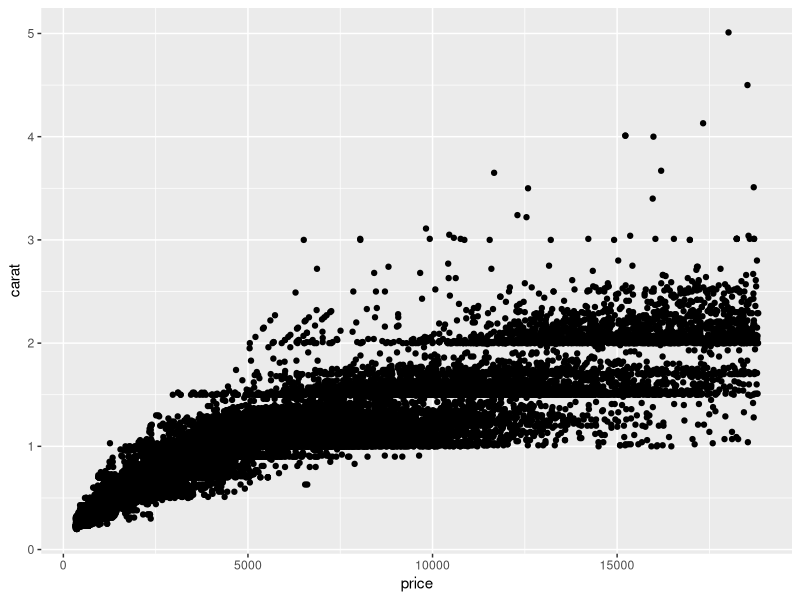
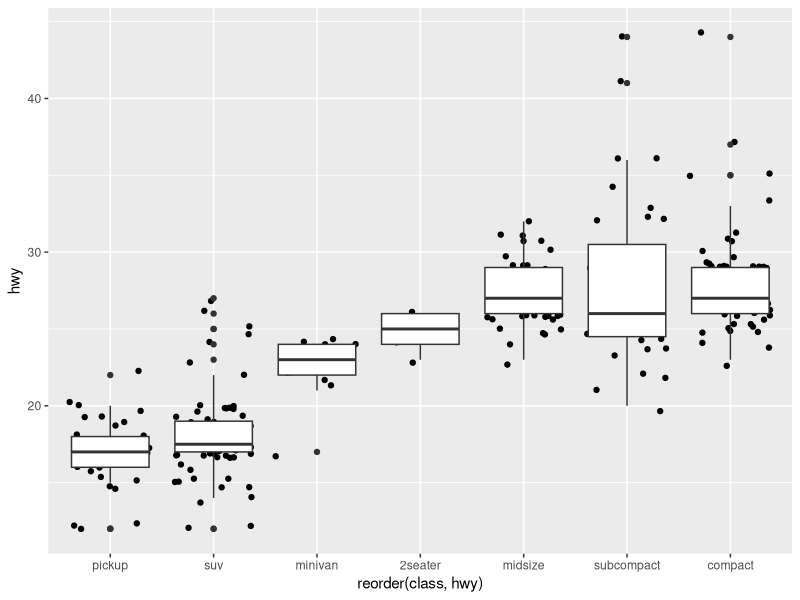
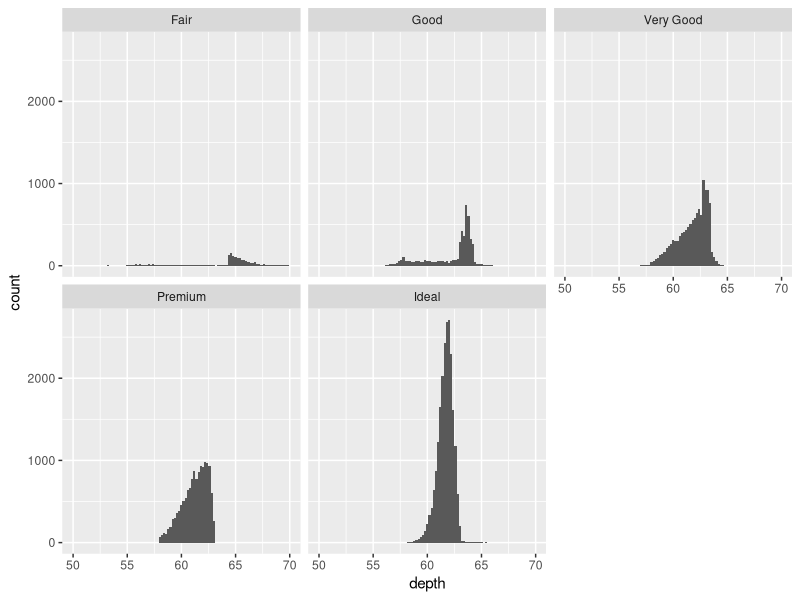
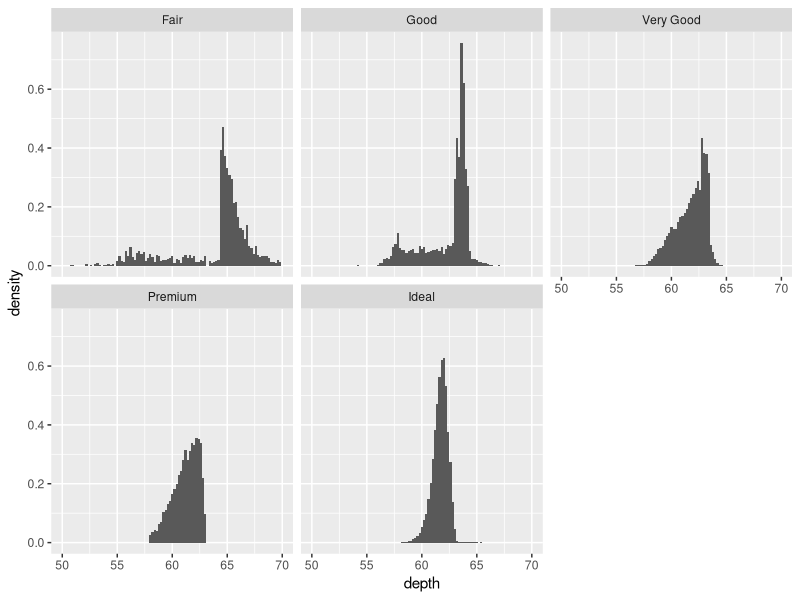
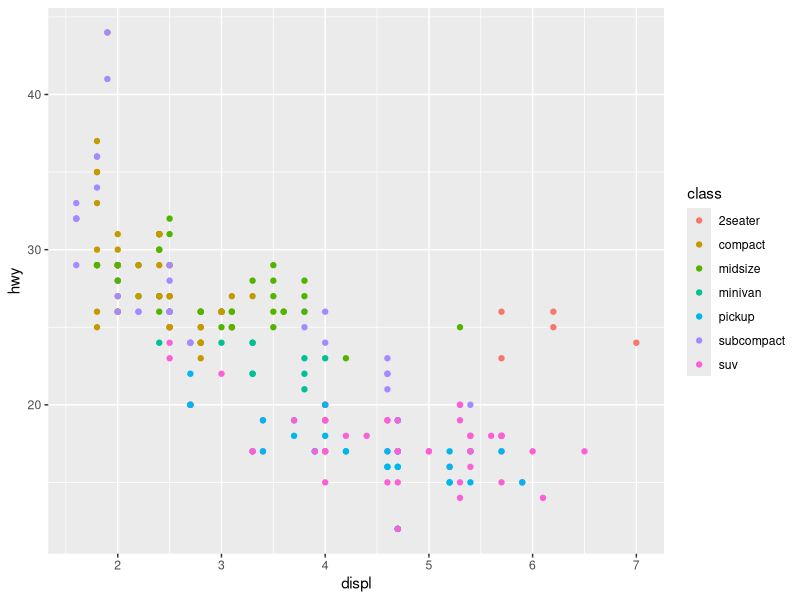

The R script that drew these images, in order: (Note: this script raises an error after producing the figures.)
## ---- chunk 1
install.packages("ggplot2")
library(ggplot2)

ggplot(diamonds, aes(x = price, y = carat)) +
  geom_point()
## ---- chunk 2
ggplot(mpg, aes(reorder(class, hwy), hwy)) +
  geom_jitter() +
  geom_boxplot()
## ---- chunk 3

#Plot count
ggplot(diamonds, aes(depth)) +
  geom_histogram(aes(y = ..count..), binwidth=0.2) +
  facet_wrap(~ cut) + xlim(50, 70)

#Plot density
ggplot(diamonds, aes(depth)) +
  geom_histogram(aes(y = ..density..), binwidth=0.2) +
  facet_wrap(~ cut) + xlim(50, 70)
## ---- chunk 4
ggplot(mpg, aes(displ, hwy, color = class)) +
  geom_point()

## ---- chunk 5

## ---- chunk 6

ggplot(cities, aes(long, lat)) +
  geom_path(aes(size = survivors, colour =
direction,
    group = interaction(group, direction)), data =
troops) +
  geom_text(aes(label = city), hjust = 0, vjust = 1,
size = 4)
# Polish appearance
last_plot() +
  scale_x_continuous("", limits = c(24, 39)) +
  scale_y_continuous("") +
  scale_colour_manual(values = c("grey50","red")) +
  scale_size(to = c(1, 10))
